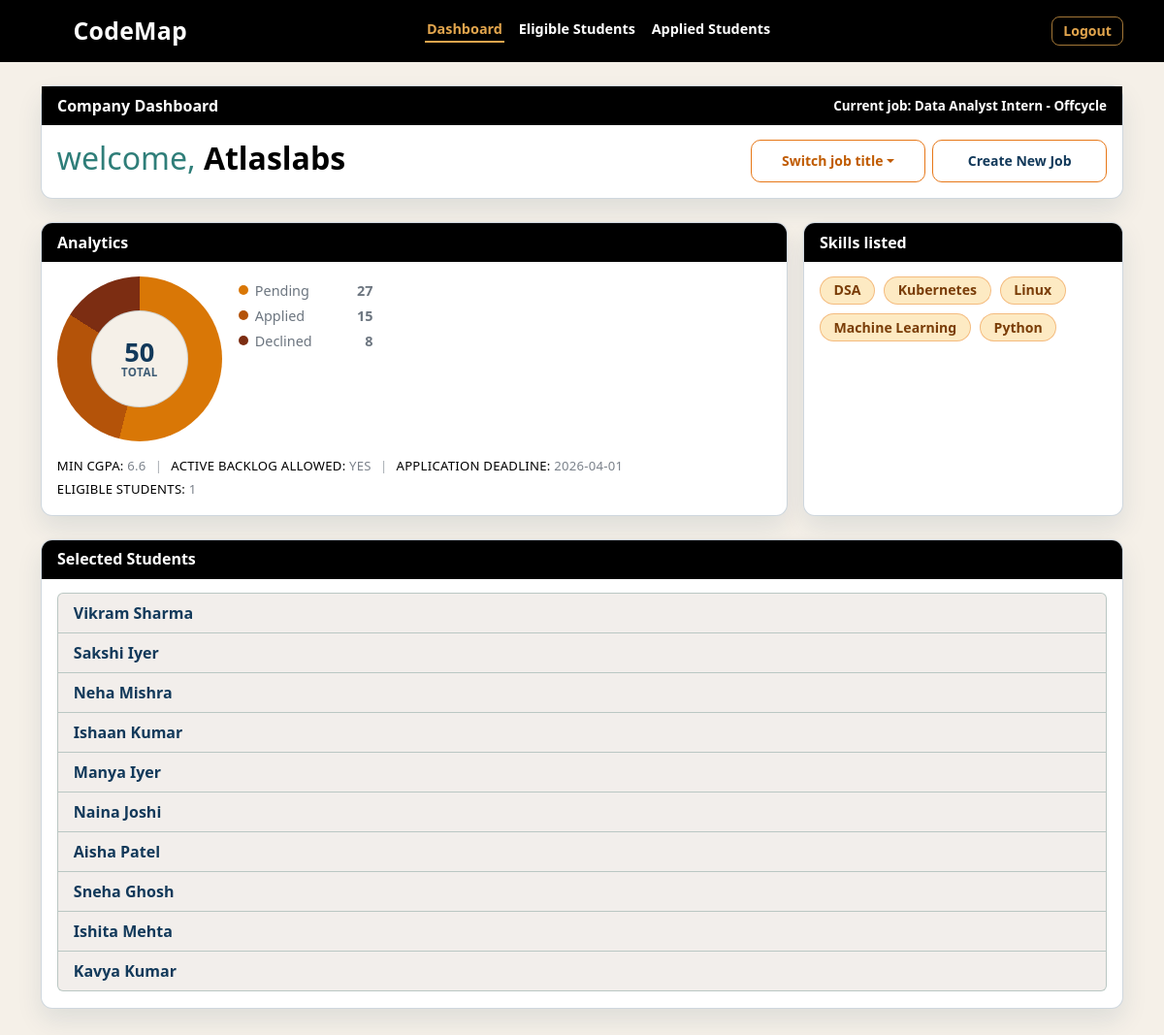
The app's page /company/dashboard (signed in) with its own data.
### tables this page shows
CREATE TABLE company_job_posts (
        id INTEGER PRIMARY KEY AUTOINCREMENT,
        company_id INTEGER NOT NULL,
        title TEXT NOT NULL,
        job_description TEXT NOT NULL,
        required_skills_json TEXT NOT NULL,
        allow_active_backlog INTEGER NOT NULL DEFAULT 1,
        min_cgpa REAL NOT NULL,
        shortlist_count INTEGER NOT NULL,
        application_deadline TEXT NOT NULL,
        status TEXT NOT NULL DEFAULT 'open',
        created_at TEXT NOT NULL,
        updated_at TEXT NOT NULL,
        FOREIGN KEY(company_id) REFERENCES company_accounts(id) ON DELETE CASCADE
    );

CREATE TABLE company_accounts (
        id INTEGER PRIMARY KEY AUTOINCREMENT,
        username TEXT NOT NULL UNIQUE,
        password_hash TEXT NOT NULL,
        created_at TEXT NOT NULL,
        updated_at TEXT NOT NULL
    );

CREATE TABLE company_job_shortlists (
        id INTEGER PRIMARY KEY AUTOINCREMENT,
        job_id INTEGER NOT NULL,
        student_id INTEGER NOT NULL,
        created_at TEXT NOT NULL,
        UNIQUE(job_id, student_id),
        FOREIGN KEY(job_id) REFERENCES company_job_posts(id) ON DELETE CASCADE,
        FOREIGN KEY(student_id) REFERENCES students(id) ON DELETE CASCADE
    );

CREATE TABLE students (
        id INTEGER PRIMARY KEY AUTOINCREMENT,
        name TEXT NOT NULL,
        branch TEXT NOT NULL,
        current_year INTEGER NOT NULL,
        created_at TEXT NOT NULL,
        updated_at TEXT NOT NULL
    , weekly_study_hours INTEGER NOT NULL DEFAULT 8, cgpa REAL NOT NULL DEFAULT 7.0, has_active_backlog INTEGER NOT NULL DEFAULT 0);

### backend/web_portal/routers/pages.py (the view)
@router.get("/company/dashboard", response_class=HTMLResponse)
def company_dashboard_page(
    request: Request,
    job_id: int | None = None,
    top: int | None = None,
    section: str = "dashboard",
    error: str = "",
) -> HTMLResponse:
    company = _current_company(request)
    if company is None:
        escaped = quote_plus("Please login as a company first.")
        return RedirectResponse(url=f"/company/auth?error={escaped}", status_code=303)
    active_company_section = _normalize_company_section(section, "dashboard")
    try:
        dashboard = company_service.get_company_dashboard(
            int(company["id"]),
            job_id=job_id,
            top_n=top,
        )
    except ValueError as exc:
        escaped = quote_plus(str(exc))
        return RedirectResponse(url=f"/company/job/create/step1?error={escaped}", status_code=303)
    return templates.TemplateResponse(
        "company_dashboard.html",
        {
            "request": request,
            "asset_version": _asset_version(),
            "company": company,
            "company_dashboard": dashboard,
            "active_company_section": active_company_section,
            "error": error,
        },
    )

### backend/web_portal/templates/company_dashboard.html (shortened to what this page needs)
{% extends "base.html" %}
{% block body_class %}dashboard-page company-page{% endblock %}
{% block page_styles %}
<link href="/static/css/company.css?v={{ asset_version }}" rel="stylesheet">
{% endblock %}
{% block content %}
{% set company_section = active_company_section if active_company_section else "dashboard" %}
{% set pending_count = company_dashboard.status_counts.pending | int %}
{% set applied_count = company_dashboard.status_counts.applied | int %}
{% set declined_count = company_dashboard.status_counts.declined | int %}
{% set status_total = pending_count + applied_count + declined_count %}
{% set pending_percent = ((pending_count * 100.0) / status_total) if status_total > 0 else 0 %}
{% set applied_percent = ((applied_count * 100.0) / status_total) if status_total > 0 else 0 %}
{% set pending_stop = pending_percent %}
{% set applied_stop = pending_percent + applied_percent %}
{% if company_section == "dashboard" %}
<section class="page-card mb-4 company-header-card">
    <div class="company-card-ribbon company-main-ribbon">
        <span class="company-main-ribbon-title">
            {% if company_section == "eligible" %}
                Eligible Students
            {% elif company_section == "applied" %}
                Applied Students
            {% else %}
                Company Dashboard
            {% endif %}
        </span>
        <span class="company-main-ribbon-job">Current job: {{ company_dashboard.active_job.title }}</span>
    </div>
    <div class="company-card-body">
        <div class="company-dashboard-header">
            <div class="company-welcome-wrap">
                <p class="company-welcome-text mb-0">
                    <span class="company-welcome-label">welcome, </span>
                    <span class="company-welcome-name">{{ company.username }}</span>
                </p>
            </div>
            <div class="company-dashboard-actions">
                <div class="dropdown company-switch-dropdown">
                    <button
                        class="btn btn-sm company-switch-btn dropdown-toggle"
                        type="button"
                        data-bs-toggle="dropdown"
                        aria-expanded="false"
                    >
                        Switch job title
                    </button>
                </div>
                <a href="/company/job/create/step1" class="btn btn-sm company-create-job-btn">Create New Job</a>
            </div>
        </div>
    </div>
</section>
{% endif %}
{% if company_section == "dashboard" %}
<section class="company-analytics-grid mb-4">
    <article class="page-card h-100">
        <div class="company-card-ribbon">Analytics</div>
        <div class="company-card-body">
            <div class="company-job-insights-grid">
                <div class="company-job-insights-main">
                    <div class="company-status-row" aria-label="Application status summary">
                        <div
                            class="company-status-donut{% if status_total == 0 %} is-empty{% endif %}"
                            style="--pending-stop: {{ '%.2f'|format(pending_stop) }}%; --applied-stop: {{ '%.2f'|format(applied_stop) }}%;"
                            role="img"
                            aria-label="Pending {{ pending_count }}, Applied {{ applied_count }}, Declined {{ declined_count }}"
                        >
                            <div class="company-status-donut-center">
                                <span class="company-status-total">{{ status_total }}</span>
                                <span class="company-status-total-label">Total</span>
                            </div>
                        </div>
                        <ul class="company-status-legend list-unstyled mb-0">
                            <li>
                                <span class="company-status-legend-label"><span class="company-status-dot is-pending"></span>Pending</span>
                                <strong>{{ pending_count }}</strong>
                            </li>
                            <li>
                                <span class="company-status-legend-label"><span class="company-status-dot is-applied"></span>Applied</span>
                                <strong>{{ applied_count }}</strong>
                            </li>
                            <li>
                                <span class="company-status-legend-label"><span class="company-status-dot is-declined"></span>Declined</span>
                                <strong>{{ declined_count }}</strong>
                            </li>
                        </ul>
                    </div>
                    <div class="company-job-details mt-3">
                        <div class="company-job-meta-lines">
                            <p class="company-job-meta-line">
                                <span class="company-job-meta-label">Min CGPA:</span>
                                <strong>{{ "%.1f"|format(company_dashboard.active_job.min_cgpa) }}</strong>
                                <span class="company-job-meta-sep">|</span>
                                <span class="company-job-meta-label">Active backlog allowed:</span>
                                <strong>{% if company_dashboard.active_job.allow_active_backlog == 1 %}Yes{% else %}No{% endif %}</strong>
                                <span class="company-job-meta-sep">|</span>
                                <span class="company-job-meta-label">Application deadline:</span>
                                <strong>{{ company_dashboard.active_job.application_deadline }}</strong>
                            </p>
                            <p class="company-job-meta-line">
                                <span class="company-job-meta-label">Eligible students:</span>
                                <strong>{{ company_dashboard.eligible_count }}</strong>
                            </p>
                        </div>
                    </div>
                </div>
            </div>
        </div>
    </article>
    <article class="page-card h-100">
        <div class="company-card-ribbon">Skills listed</div>
        <div class="company-card-body">
            {% if company_dashboard.active_job.required_skill_labels %}
                <div class="company-job-skill-bubbles">
                    {% for skill in company_dashboard.active_job.required_skill_labels %}
                        <span class="company-job-skill-pill">{{ skill }}</span>
                    {% endfor %}
                </div>
            {% else %}
                <p class="text-muted mb-0">No required skills.</p>
            {% endif %}
        </div>
    </article>
</section>
{% endif %}
{% if company_section == "eligible" %}
    <section class="page-card mb-4">
        <div class="company-card-ribbon">Top Eligible Students</div>
        <div class="company-card-body">
            {% if company_dashboard.top_candidates %}
                <div class="table-responsive">
                    <table class="table align-middle">
                        <thead>
                            <tr>
                                <th>Student</th>
                                <th>Skills</th>
                                <th>Test Score</th>
                                <th>Regularity</th>
                                <th>CGPA</th>
                                <th>Status</th>
                                <th>Final Score</th>
                            </tr>
                        </thead>
                        <tbody>
                            {% for candidate in company_dashboard.top_candidates %}
                                <tr>
                                    <td>
                                        <div class="fw-semibold">{{ candidate.student_name }}</div>
                                        <div class="small text-muted">{{ candidate.branch }} | Year {{ candidate.current_year }}</div>
                                    </td>
                                    <td>
                                        {% if candidate.all_skills_display %}
                                            <div class="company-table-skill-bubbles">
                                                {% for skill in candidate.all_skills_display %}
                                                    <span class="company-job-skill-pill company-table-skill-pill">{{ skill }}</span>
                                                {% endfor %}
                                            </div>
                                        {% else %}
                                            <span class="text-muted">-</span>
                                        {% endif %}
                                    </td>
                                    <td>{{ "%.1f"|format(candidate.cumulative_test_score) }}</td>
                                    <td>{{ "%.1f"|format(candidate.regularity_rating) }}</td>
                                    <td>{{ "%.2f"|format(candidate.cgpa) }}</td>
                                    <td class="text-capitalize">{{ candidate.application_status }}</td>
                                    <td>
                                        <strong>{{ "%.1f"|format(candidate.final_score) }}</strong>
                                        <div class="small text-muted">{{ candidate.metrics_source }}</div>
                                    </td>
                                </tr>
                            {% endfor %}
                        </tbody>
                    </table>
                </div>
            {% else %}
                <p class="text-muted mb-0">No students match this criteria yet.</p>
            {% endif %}
        </div>
    </section>
{% elif company_section == "dashboard" %}
    <section class="page-card mb-4">
        <div class="company-card-ribbon">Selected Students</div>
        <div class="company-card-body">
            {% if company_dashboard.selected_students %}
                <ul class="list-group">
                    {% for item in company_dashboard.selected_students %}
                        <li class="list-group-item">
                            <div class="fw-semibold">{{ item.student_name }}</div>
                        </li>
                    {% endfor %}
                </ul>
            {% else %}
                <p class="text-muted mb-0">No shortlisted students yet.</p>
            {% endif %}
        </div>
    </section>
{% endif %}
{% endblock %}

### records on screen
company_job_posts: active_job "Data Analyst Intern - Offcycle", active_job.min_cgpa "6.6", active_job.application_deadline "2026-04-01"
company_accounts: username "Atlaslabs"
company_job_shortlists: student_name "Vikram Sharma"
company_job_shortlists: student_name "Sakshi Iyer"
company_job_shortlists: student_name "Neha Mishra"
company_job_shortlists: student_name "Ishaan Kumar"
company_job_shortlists: student_name "Manya Iyer"
company_job_shortlists: student_name "Naina Joshi"
company_job_shortlists: student_name "Aisha Patel"
company_job_shortlists: student_name "Sneha Ghosh"
company_job_shortlists: student_name "Ishita Mehta"
company_job_shortlists: student_name "Kavya Kumar"

### other values on screen
{{ status_total }} "50"
{{ pending_count }} "27"
{{ applied_count }} "15"
{{ declined_count }} "8"
{{ company_dashboard.eligible_count }} "1"
{{ skill }} "DSA" "Kubernetes" "Linux" "Machine Learning" "Python"
